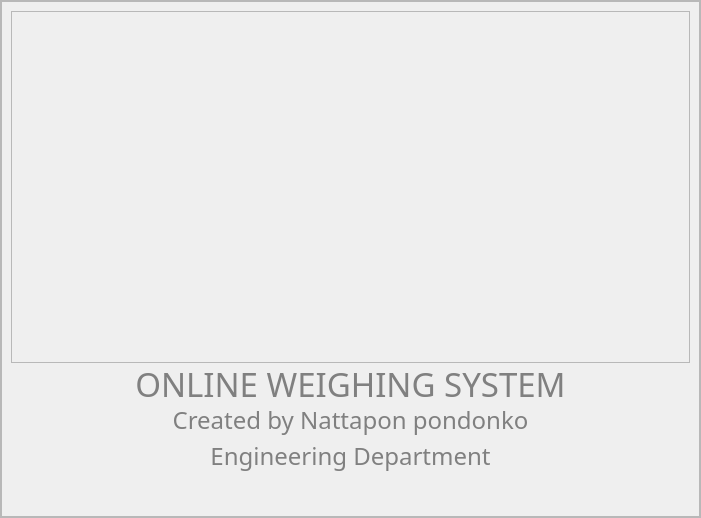
         <widget class="QWidget" name="process_page">
          <layout class="QHBoxLayout" name="horizontalLayout_61">
           <property name="spacing">
            <number>0</number>
           </property>
           <property name="leftMargin">
            <number>0</number>
           </property>
           <property name="topMargin">
            <number>0</number>
           </property>
           <property name="rightMargin">
            <number>0</number>
           </property>
           <property name="bottomMargin">
            <number>0</number>
           </property>
           <item>
            <widget class="QFrame" name="process_main_frame">
             <property name="frameShape">
              <enum>QFrame::StyledPanel</enum>
             </property>
             <property name="frameShadow">
              <enum>QFrame::Raised</enum>
             </property>
             <layout class="QVBoxLayout" name="verticalLayout_33">
              <property name="leftMargin">
               <number>0</number>
              </property>
              <property name="topMargin">
               <number>0</number>
              </property>
              <property name="rightMargin">
               <number>0</number>
              </property>
              <property name="bottomMargin">
               <number>0</number>
              </property>
              <item>
               <widget class="QFrame" name="process_frame">
                <property name="frameShape">
                 <enum>QFrame::StyledPanel</enum>
                </property>
                <property name="frameShadow">
                 <enum>QFrame::Raised</enum>
                </property>
                <layout class="QVBoxLayout" name="verticalLayout_32">
                 <item>
                  <widget class="QFrame" name="process_img_frame">
                   <property name="frameShape">
                    <enum>QFrame::StyledPanel</enum>
                   </property>
                   <property name="frameShadow">
                    <enum>QFrame::Raised</enum>
                   </property>
                   <layout class="QHBoxLayout" name="horizontalLayout_62">
                    <property name="spacing">
                     <number>0</number>
                    </property>
                    <property name="leftMargin">
                     <number>0</number>
                    </property>
                    <property name="topMargin">
                     <number>0</number>
                    </property>
                    <property name="rightMargin">
                     <number>0</number>
                    </property>
                    <property name="bottomMargin">
                     <number>0</number>
                    </property>
                    <item>
                     <spacer name="horizontalSpacer_2">
                      <property name="orientation">
                       <enum>Qt::Horizontal</enum>
                      </property>
                      <property name="sizeHint" stdset="0">
                       <size>
                        <width>164</width>
                        <height>20</height>
                       </size>
                      </property>
                     </spacer>
                    </item>
                    <item>
                     <widget class="QLabel" name="process_img">
                      <property name="minimumSize">
                       <size>
                        <width>350</width>
                        <height>350</height>
                       </size>
                      </property>
                      <property name="maximumSize">
                       <size>
                        <width>300</width>
                        <height>300</height>
                       </size>
                      </property>
                      <property name="text">
                       <string/>
                      </property>
                      <property name="pixmap">
                       <pixmap resource="resource.qrc">:/assets/gif/connecting.gif</pixmap>
                      </property>
                      <property name="scaledContents">
                       <bool>true</bool>
                      </property>
                      <property name="alignment">
                       <set>Qt::AlignCenter</set>
                      </property>
                     </widget>
                    </item>
                    <item>
                     <spacer name="horizontalSpacer_3">
                      <property name="orientation">
                       <enum>Qt::Horizontal</enum>
                      </property>
                      <property name="sizeHint" stdset="0">
                       <size>
                        <width>163</width>
                        <height>20</height>
                       </size>
                      </property>
                     </spacer>
                    </item>
                   </layout>
                  </widget>
                 </item>
                 <item>
                  <widget class="QLabel" name="process_label_line_1">
                   <property name="minimumSize">
                    <size>
                     <width>0</width>
                     <height>30</height>
                    </size>
                   </property>
                   <property name="maximumSize">
                    <size>
                     <width>16777215</width>
                     <height>30</height>
                    </size>
                   </property>
                   <property name="font">
                    <font>
                     <family>Kanit</family>
                     <pointsize>25</pointsize>
                    </font>
                   </property>
                   <property name="styleSheet">
                    <string notr="true">color: rgb(128, 128, 128);</string>
                   </property>
                   <property name="frameShape">
                    <enum>QFrame::NoFrame</enum>
                   </property>
                   <property name="frameShadow">
                    <enum>QFrame::Plain</enum>
                   </property>
                   <property name="lineWidth">
                    <number>1</number>
                   </property>
                   <property name="text">
                    <string>ONLINE WEIGHING SYSTEM</string>
                   </property>
                   <property name="alignment">
                    <set>Qt::AlignCenter</set>
                   </property>
                  </widget>
                 </item>
                 <item>
                  <widget class="QLabel" name="process_label_line_2">
                   <property name="minimumSize">
                    <size>
                     <width>0</width>
                     <height>30</height>
                    </size>
                   </property>
                   <property name="maximumSize">
                    <size>
                     <width>16777215</width>
                     <height>30</height>
                    </size>
                   </property>
                   <property name="font">
                    <font>
                     <family>Kanit</family>
                     <pointsize>18</pointsize>
                    </font>
                   </property>
                   <property name="styleSheet">
                    <string notr="true">color: rgb(128, 128, 128);</string>
                   </property>
                   <property name="frameShape">
                    <enum>QFrame::NoFrame</enum>
                   </property>
                   <property name="frameShadow">
                    <enum>QFrame::Plain</enum>
                   </property>
                   <property name="lineWidth">
                    <number>1</number>
                   </property>
                   <property name="text">
                    <string>Created by Nattapon pondonko</string>
                   </property>
                   <property name="alignment">
                    <set>Qt::AlignCenter</set>
                   </property>
                  </widget>
                 </item>
                 <item>
                  <widget class="QLabel" name="process_label_line_3">
                   <property name="minimumSize">
                    <size>
                     <width>0</width>
                     <height>30</height>
                    </size>
                   </property>
                   <property name="maximumSize">
                    <size>
                     <width>16777215</width>
                     <height>30</height>
                    </size>
                   </property>
                   <property name="font">
                    <font>
                     <family>Kanit</family>
                     <pointsize>18</pointsize>
                    </font>
                   </property>
                   <property name="styleSheet">
                    <string notr="true">color: rgb(128, 128, 128);</string>
                   </property>
                   <property name="frameShape">
                    <enum>QFrame::NoFrame</enum>
                   </property>
                   <property name="frameShadow">
                    <enum>QFrame::Plain</enum>
                   </property>
                   <property name="lineWidth">
                    <number>1</number>
                   </property>
                   <property name="text">
                    <string>Engineering Department</string>
                   </property>
                   <property name="alignment">
                    <set>Qt::AlignCenter</set>
                   </property>
                  </widget>
                 </item>
                 <item>
                  <widget class="QLabel" name="process_label_line_4">
                   <property name="minimumSize">
                    <size>
                     <width>0</width>
                     <height>30</height>
                    </size>
                   </property>
                   <property name="maximumSize">
                    <size>
                     <width>16777215</width>
                     <height>30</height>
                    </size>
                   </property>
                   <property name="font">
                    <font>
                     <family>Kanit</family>
                     <pointsize>14</pointsize>
                    </font>
                   </property>
                   <property name="styleSheet">
                    <string notr="true">color: rgb(128, 128, 128);</string>
                   </property>
                   <property name="frameShape">
                    <enum>QFrame::NoFrame</enum>
                   </property>
                   <property name="frameShadow">
                    <enum>QFrame::Plain</enum>
                   </property>
                   <property name="lineWidth">
                    <number>1</number>
                   </property>
                   <property name="text">
                    <string/>
                   </property>
                   <property name="alignment">
                    <set>Qt::AlignCenter</set>
                   </property>
                  </widget>
                 </item>
                </layout>
               </widget>
              </item>
             </layout>
            </widget>
           </item>
          </layout>
         </widget>
